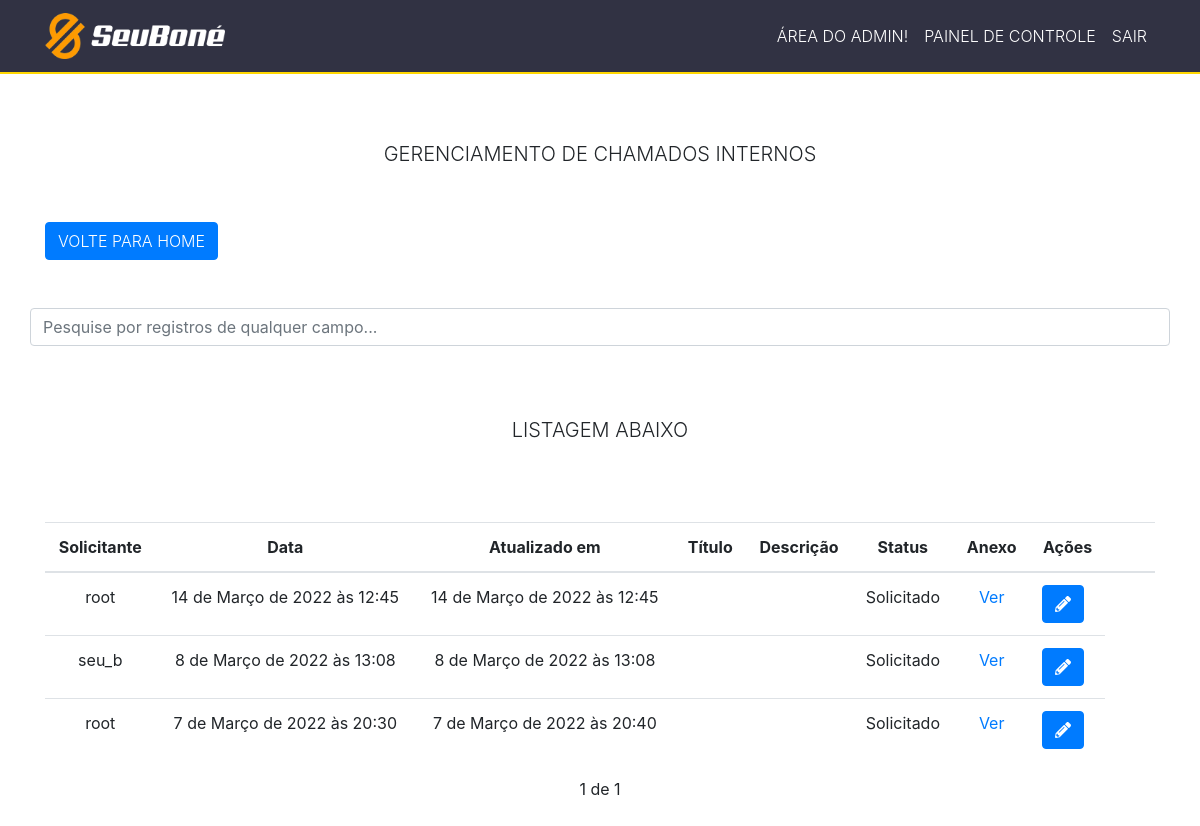
Screenshot of /admin3/ (signed in) with the database file from the repository.
### chamados_gerais/models.py (models this page shows, shortened)
class Chamado_geral(models.Model):
    STATUS = (
        ('Solicitado', 'Solicitado'),       # Solicitado
        ('Em_andamento', 'Em_andamento'),   # em andamento
        ('Concluído', 'Concluído'),         # concluido
    )
    titulo = models.CharField("Título:", max_length=255)
    descrição = models.TextField("Descrição:")
    arquivo = models.FileField("Anexo:", upload_to='',  blank=True, null=True)
    Status = models.CharField(
        max_length=20,
        choices=STATUS,
    )
    user = models.ForeignKey(get_user_model(), on_delete=models.CASCADE, blank=True, null=True)
    created_at = models.DateTimeField(auto_now_add=True)
    updated_at = models.DateTimeField(auto_now=True)

### chamados_gerais/views.py (the view)
# urls.py: path('admin3/', views.admin3, name='admmin-acess3'),
@login_required
def admin3(request):
    chamados = Chamado_geral.objects.all().order_by('-created_at')
    paginator = Paginator(chamados, 10)
    page = request.GET.get('page')
    chamados = paginator.get_page(page)
    return render(request, 'chamados/admin3.html', {'chamados': chamados})

### chamados_gerais/templates/chamados/admin3.html (shortened to what this page needs)
{% extends 'base3.html' %}
{% block content %}
<br>
<br>
<div style="text-align: center;" class="container titulo" >
    <h5 class="text-uppercase font-weight-light text-monospace">Gerenciamento de chamados internos</h5>
</div>
<br>
<br>
<div class="container" >
<a href="/" >
     <button type="button" class="btn btn-primary botao text-uppercase font-weight-light text-monospace">Volte para Home</button>
</a>
<br>
</div>
<br>
<br>
            <div class="col-12 container ajustePesquisar" >
                <input class="form-control container" id="myInput" type="text" placeholder="Pesquise por registros de qualquer campo..." >
             </div>
             <br>
    <br>
    <br>
    <div style="text-align: center;" class="container" >
        <h5 class="text-uppercase font-weight-light text-monospace">Listagem abaixo</h5>
    </div>
    <br>
    <br>
    <br>
    <div class="container" >
    <div class="tabela">
        <table class="table">
            <thead>
            <tr>
                <th style="text-align: center;" >Solicitante</th>
                <th style="text-align: center;" >Data</th>
                <th style="text-align: center;" >Atualizado em</th>
                <th style="text-align: center;" >Título</th>
                <th style="text-align: center;" >Descrição</th>
                <th style="text-align: center;" >Status</th>
                <th style="text-align: center;" >Anexo</th>
                <th style="text-align: center;" >Ações</th>
                <th></th>
                <th></th>
            </tr>
            </thead>
            <tbody id="myTable" class="alinhar">
            {% for chamado in chamados %}
            <tr>
                <td style="text-align: center;" >{{chamado.user}}</td>
                <td style="text-align: center;" >{{chamado.created_at}}</td>
                <td style="text-align: center;" >{{chamado.updated_at}}</td>
                <td style="text-align: center;" >{{chamado.Título}}</td>
                <td style="text-align: center;" >{{chamado.Descrição}}</td>
                <td style="text-align: center;" >{{chamado.Status}}</a></td>
                <td style="text-align: center;" ><a href="/midia/{{chamado.Arquivo}}" >Ver</a></td>
                <td>
                    <a href="/edit2/{{chamado.id}}" ><button type="button" class="btn btn-primary"><i class="fas fa-pencil-alt"></i></button></a>
                </td>
            </tr>
            {% endfor %}
            </tbody>
        </table>
        <div class="pagination" >
            <span class="step-links" >
                <span class="current" >
                    {{ chamados.number }} de {{ chamados.paginator.num_pages }}
                </span>
            </span>
        </div>
        <br>
        <br>
        <br>
        <br>
        <br>
        <br>
        <br>
        <br>
        </div>
    </div>
{% endblock %}

### chamados_gerais/templates/base3.html (shortened to what this page needs)
{% load static %}
<!DOCTYPE html>
<html lang="en">
<head>
	<link rel="stylesheet" href="https://maxcdn.bootstrapcdn.com/bootstrap/4.0.0/css/bootstrap.min.css">
    <link rel="stylesheet" href="{% static 'css/styles.css' %}">
</head>
<body>
    <nav class="navbar navbar-expand-lg" id="menu">
        <div class="container">
                <a class="navbar-brand" href="">
                    <img src="/static/img/sbbranco.webp" href="/" width="180"  alt="Logo">
                </a>
                <div class="add">
                    <div class="collapse navbar-collapse menu" id="navbarTogglerDemo03">
                        <ul class="navbar-nav mr-auto mt-2 mt-lg-0 ">
                            {% if user.is_authenticated %}
                            <li class="nav-item active">
                                <a style="color: #fff;" class="nav-link text-uppercase font-weight-light text-monospace">Área do Admin!</span></a>
                            </li>
                            <li class="nav-item">
                                <a style="color: #fff;" class="nav-link text-uppercase font-weight-light text-monospace" href="http://127.0.0.1:8000/admin/">Painel de controle</a>
                            </li>
                            {% if user.is_authenticated %}
                              <li class="nav-item">
                                  <a style="color: #fff;" class="nav-link text-uppercase font-weight-light text-monospace" href="/accounts/logout">Sair</a>
                              </li>
                            {% endif %}
                            {% else %}
                            <li class="nav-item">
                                <a style="color: #fff;" class="nav-link" href="/accounts/login">Entrar</a>
                            </li>
                            {% endif %}
                        </ul>
                    </div>
                </div>
        </div>
    </nav>
    {% block content %}
    {% endblock %}
    <link href="https://maxcdn.bootstrapcdn.com/bootstrap/4.0.0/css/bootstrap.min.css" rel="stylesheet"/>
</body>
</html>

### chamados_gerais/templates/base3.html (style rules this page uses)
.navbar { border-bottom: 1px solid #333; margin-bottom: 20px; }
.navbar-nav { margin: auto; }
.navbar-brand { font-weight: bold; }
#menu { background-color: rgb(49, 50, 67); border-bottom: 2px solid #FFD700; }
html, body { background-color: #ffffff; }

### chamados_gerais/templates/chamados/admin3.html (style rules this page uses)
.pagination { margin-bottom: 20px; }
.step-links { position: relative; margin-left: auto; margin-right: auto; }
.step-links .current { margin-left: 5px; margin-right: 5px; }

### rows the page displays
Chamado_geral: user "root", created_at "14 de Março de 2022 às 12:45", updated_at "14 de Março de 2022 às 12:45", Status "Solicitado"
Chamado_geral: user "seu_b", created_at "8 de Março de 2022 às 13:08", updated_at "8 de Março de 2022 às 13:08", Status "Solicitado"
Chamado_geral: user "root", created_at "7 de Março de 2022 às 20:30", updated_at "7 de Março de 2022 às 20:40", Status "Solicitado"

### other values shown
{{ chamados.number }} "1"
{{ chamados.paginator.num_pages }} "1"
